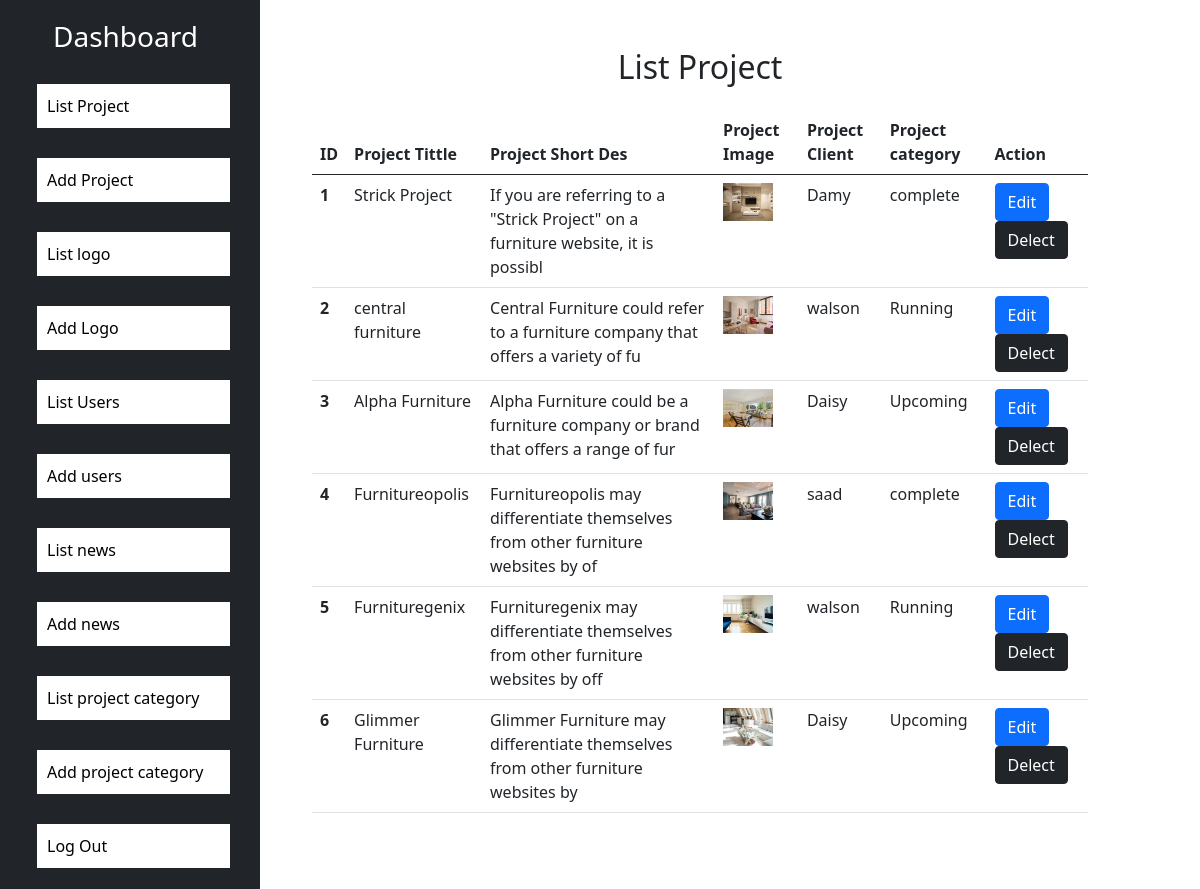
Screenshot of /dashboard/listpro.php with the database file from the repository.
### tables this page shows
CREATE TABLE `project` (
  `pid` int(11) NOT NULL,
  `ptillte` varchar(70) NOT NULL,
  `pshortdes` varchar(80) NOT NULL,
  `pimg` varchar(250) NOT NULL,
  `pclient` varchar(60) NOT NULL,
  `procatids` int(11) NOT NULL
);

CREATE TABLE `procate` (
  `proid` int(11) NOT NULL,
  `procatename` varchar(60) NOT NULL
);

### dashboard/listpro.php (the view, shortened to what this page needs)
<!DOCTYPE html>
<html lang="en">
<head>
    <?php include('css.php');
    include('conf.php');
        ?>
</head>
<body>
    <div class="container-fluid ">
        <div class="row p-0">
            <div class="col-md-3 p-0">
                <?php include('sidebar.php'); ?>
            </div>
            <div class="col-md-8 mt-5">
                <h2 class="text-center">List Project</h2>
                <table class="table mt-4">
                    <thead>
                        <tr>
                            <th scope="col">ID</th>
                            <th scope="col">Project Tittle</th>
                            <th scope="col">Project Short Des</th>
                            <th scope="col">Project Image</th>
                            <th scope="col">Project Client</th>
                            <th scope="col">Project category</th>
                            <th scope="col">Action</th>
                        </tr>
                    </thead>
                    <tbody>
                        <?php
                $sql = "select * from project inner join procate on project.procatids = procate.proid";
                       $result =  mysqli_query($con,$sql);
                       if(mysqli_num_rows($result)){
                        while($row = mysqli_fetch_assoc($result)){
                            ?><tr>
                            <th scope='row'><?php echo $row['pid']; ?></th>
                            <td><?php echo $row['ptillte'] ?></td>
                            <td><?php echo $row['pshortdes']?></td>
                            <td><img src="pimages/<?php echo $row['pimg']?>" width='50px' /></td>
                            <td><?php echo $row['pclient'] ?></td>
                            <td><?php echo $row['procatename'] ?></td>
                            <td>
                            <a href="editpro.php?id=<?php echo $row['pid'] ?>" class='btn btn-primary'>Edit</a>
                            <a href='delectpro.php?id=<?php echo $row['pid'] ?>' class='btn btn-dark'>Delect</a>
                            </td>
                        </tr>
                            <?php
                        }
                       }
                        ?>
                    </tbody>
                </table>
            </div>
        </div>
    </div>
</body>
</html>

### dashboard/css.php (shortened to what this page needs)
<link href="https://cdn.jsdelivr.net/npm/bootstrap@5.0.2/dist/css/bootstrap.min.css" rel="stylesheet">

### dashboard/sidebar.php (shortened to what this page needs)
<!doctype html>
<html lang="en">
  <head>
    <?php include('css.php');
       ?>
  </head>
  <body>
  <div class="bg-dark" style="width: 260px; ">
  <nav class="sidebar">
    <h3 class="text-white ms-5"><a href="dashboard.php">Dashboard</a> </h3>
    <ul>
      <li><a href="listpro.php">List Project</a></li>
      <li><a href="addpro.php">Add Project</a></li>
      <li><a href="listlogo.php">List logo </a></li>
      <li><a href="addlogo.php">Add Logo</a></li>
      <li><a href="listuser.php">List Users</a></li>
      <li><a href="adduser.php">Add users</a></li>
      <li><a href="listnew.php">List news</a></li>
      <li><a href="addnew.php">Add news</a></li>
      <li><a href="listcatpro.php">List project category</a></li>
      <li><a href="addprocat.php">Add  project category</a></li>
      <li><a href="logout.php">Log Out</a></li>
    </ul>
  </nav>
  </div>
  </body>
</html>

### dashboard/sidebar.php (style rules this page uses)
.sidebar { list-style: none; margin-right: 25px; padding: 5px; padding-top: 20px; height: auto; }
.sidebar ul li { background-color: white; margin-top: 30px; padding: 10px; }
.sidebar ul li a { color: black; text-decoration: none; }
.sidebar h3 a { text-decoration: none; color: #fff; }
.bg-dark { height: auto; margin: 0; }

### rows the page displays
project: pid "1", ptillte "Strick Project", pshortdes "If you are referring to a \"Strick Project\" on a furniture website, it is possibl", pimg (picture), pclient "Damy", procatids.procatename "complete"
project: pid "2", ptillte "central furniture", pshortdes "Central Furniture could refer to a furniture company that offers a variety of fu", pimg (picture), pclient "walson", procatids.procatename "Running"
project: pid "3", ptillte "Alpha Furniture", pshortdes "Alpha Furniture could be a furniture company or brand that offers a range of fur", pimg (picture), pclient "Daisy", procatids.procatename "Upcoming"
project: pid "4", ptillte "Furnitureopolis", pshortdes "Furnitureopolis may differentiate themselves from other furniture websites by of", pimg (picture), pclient "saad", procatids.procatename "complete"
project: pid "5", ptillte "Furnituregenix", pshortdes "Furnituregenix may differentiate themselves from other furniture websites by off", pimg (picture), pclient "walson", procatids.procatename "Running"
project: pid "6", ptillte "Glimmer Furniture", pshortdes "Glimmer Furniture may differentiate themselves from other furniture websites by", pimg (picture), pclient "Daisy", procatids.procatename "Upcoming"
